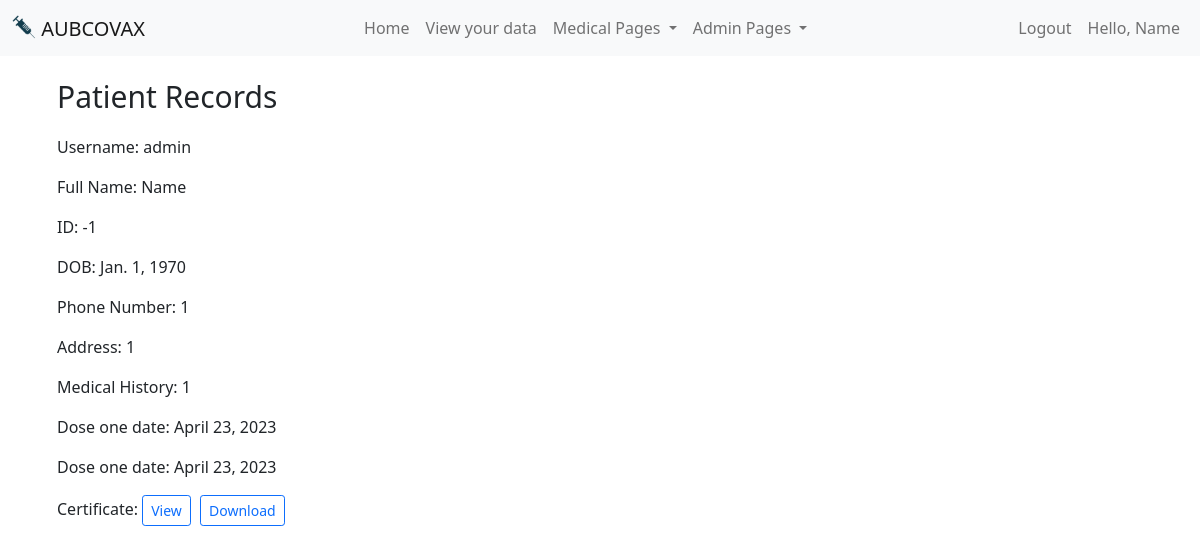
Page /patientInfo/ (signed in) on the committed database.
### main/models.py (models this page shows)
class Account(AbstractBaseUser, PermissionsMixin):
    username=models.CharField(max_length=200, unique=True)
    isMedicalStaff = models.BooleanField(default=False)
    isAdmin = models.BooleanField(default=False)
    name = models.CharField(max_length=200)
    email = models.EmailField(unique=False)
    DOB = models.DateField()
    ID_nbr = models.IntegerField(unique=True)
    phone_nbr = models.IntegerField(unique=True)
    address = models.CharField(max_length=200)
    medical_history = models.TextField()
    doseOne = models.BooleanField(default=False)
    doseOneDate = models.DateField(null=True, blank=True)
    doseOneTime=models.CharField(max_length=200, null=True, blank=True)
    doseTwo = models.BooleanField(default=False)
    doseTwoDate = models.DateField(null=True, blank=True)
    doseTwoTime=models.CharField(max_length=200, null=True, blank=True)
    is_staff=models.BooleanField(default=False)
    is_active=models.BooleanField(default=True)
    objects = MyUserManager()
    USERNAME_FIELD = 'username'
    REQUIRED_FIELDS = ['name', 'email', 'isMedicalStaff', 'isAdmin', 'DOB', 'ID_nbr', 'phone_nbr', 'address', 'medical_history']
    def __str__(self):
        return self.username

### main/views.py (the view)
# urls.py: path('patientInfo/', views.patientInfo, name='patientInfo'),
def patientInfo(request):
    if not request.user.is_authenticated:
        return render(request, 'notAllowed.html')
    return render(request, 'patientInfo.html')

### main/templates/patientInfo.html (shortened to what this page needs)
{% extends 'base.html' %}
{% block content %}
<div class="infopagecontainer">
    <h1>Patient Records</h1>
    <p>Username: {{ user }} </p>
    <p>Full Name: {{user.name}}</p>
    <p>ID: {{user.ID_nbr}}</p>
    <p>DOB: {{user.DOB}}</p>
    <p>Phone Number: {{user.phone_nbr}} </p>
    <p>Address: {{user.address}} </p>
    <p>Medical History: {{user.medical_history}} </p>
    {%if user.doseOne %}
    <p>Dose one date: {{user.doseOneDate}} </p>
    {%else%}
    <p>Dose one scheduled on: {{user.doseOneDate}} at {{user.doseOneTime}}</p>
    {%endif%}
    {% if user.doseTwoDate == None %}
    <p>Dose two date: Not scheduled yet!</p>
    {% else %}
    {%if user.doseTwo %}
    <p>Dose one date: {{user.doseTwoDate}} </p>
    {%else%}
    <p>Dose two scheduled on: {{user.doseTwoDate}} at {{user.doseTwoTime}}</p>
    {%endif%}
    {% endif %}
    {% if user.doseOne and user.doseTwo %}
    <p>Certificate:
        <a class="btn btn-sm btn-outline-primary" style="margin-right: 5px;" href="/viewCertificate">View</a>
        <button class="btn btn-sm btn-outline-primary" onclick="generatePDF()">Download</button>
    </p>
                    {% load static %}
                    {% load static %}
    {% else %}
    <p>Certificate only available after taking both doses!</p>
    {% endif %}
</div>
{% endblock %}

### main/templates/base.html (shortened to what this page needs)
<!doctype html>
<html lang="en">
  <head>
    <link href="https://cdn.jsdelivr.net/npm/bootstrap@5.0.2/dist/css/bootstrap.min.css" rel="stylesheet">
    {% load static %}
  </head>
  <body>
    <nav class="navbar navbar-expand-md navbar-light bg-light mb-2">
      <div class="container-fluid">
        <a class="navbar-brand mb-0 h1" href="/">
          <img src="{% static '/vaccine.png' %}" alt="" width="24px" height="24px" class="d-inline-block align-text-top">
          AUBCOVAX
        </a>
        <div class="collapse navbar-collapse" id="navbarSupportedContent">
          <ul class="navbar-nav me-auto mb-lg-0" style="margin-left: auto;">
            <li class="nav-item">
              <a class="nav-link" href="/">Home</a>
            </li>
            {% if user.is_authenticated %}
            <li class="nav-item">
              <a class="nav-link" href="/patientInfo">View your data</a>
            </li>
            {% endif %}
            {% if user.isMedicalStaff %}
            <li class="nav-item dropdown">
              <a class="nav-link dropdown-toggle" href="#" id="navbarDropdown" role="button" data-bs-toggle="dropdown" aria-expanded="false">
                Medical Pages
              </a>
            </li>
            {% endif %}
            {% if user.isAdmin %}
            <li class="nav-item dropdown">
              <a class="nav-link dropdown-toggle" href="#" id="navbarDropdown" role="button" data-bs-toggle="dropdown" aria-expanded="false">
                Admin Pages
              </a>
            </li>
            {% endif %}
          </ul>
          <ul class="navbar-nav ml-auto">
            {% if user.is_authenticated %}
            <li class="nav-item">
              <a class="nav-link" href="/logout">Logout</a>
            </li>
            <li class="nav-item">
              <a class="nav-link" href="/patientInfo">Hello, {{user.name}}</a>
            </li>
            {% endif %}
        </div>
      </div>
    </nav>
    <div class="container-sm mb-4">
      {% block content %}
      {% endblock %}
    </div>
  </body>
</html>

### main/templates/patientInfo.html (style rules this page uses)
.infopagecontainer { padding: 15px; }
h1 { margin-bottom: 20px; font-size: 30px; }

### rows in the picture
Account: name "Name", username "admin", ID_nbr "-1", DOB "Jan. 1, 1970", phone_nbr "1", address "1", medical_history "1", doseOneDate "April 23, 2023", doseTwoDate "April 23, 2023"
